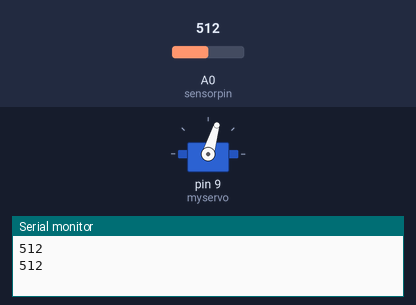
Recording of a sketch running on a simulated Arduino Uno, built with avr-gcc and run on an emulated ATmega328P. Parts: servo, the last lines printed to the serial monitor. The inputs (shaded band) are chosen by the test bench; at power-on: A0 (sensorpin) = 512.

Above: at 5.4 s.
5.5 s: A0 (sensorpin) set to 316
At 5.71 s:
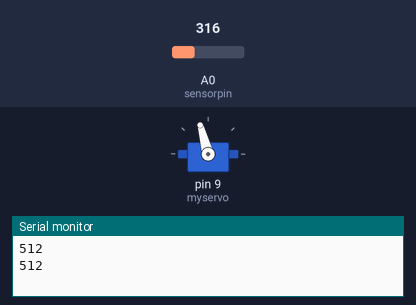
15.6 s: A0 (sensorpin) set to 291
At 15.91 s:
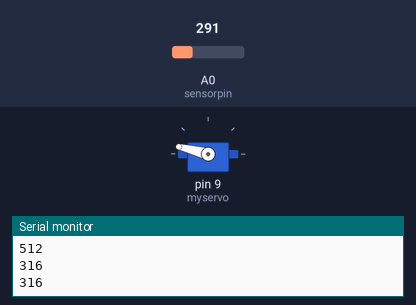
At 18.6 s:
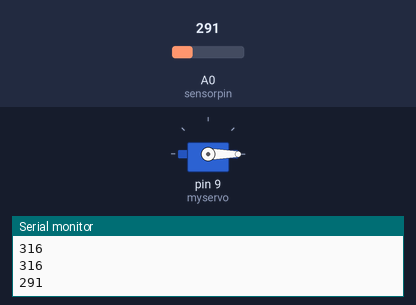
Timing chart, 0 to 20.1 s (numbered marks = the images above; inputs shaded):
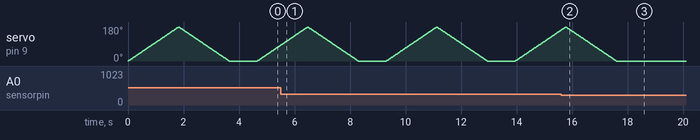

Measured:
- the behaviour switches between 301 and 300 on A0 (sensorpin) (found by bisection; images 1 and 2)
- after the input at 15.6 s, servo on pin 9 (myservo): goes on until 17.6 s, then stays 0°

The sketch:

moisturesesn.ino
```cpp
#include<Servo.h>
Servo myservo;
int pos=0;
int sensorpin=A0;
int sensorval=0;
void setup() {
  myservo.attach(9);
  Serial.begin(9600);

}

void loop() {
  sensorval= analogRead(sensorpin);
  Serial.println(sensorval);
  if(sensorval>300){
    for(pos=0;pos<=180;pos++)
    {
      myservo.write(pos);
      delay(10);
    }
    for(pos=180;pos>=0;pos--)
    {
      myservo.write(pos);
      delay(10);
    }
  }

  delay(1000);
  }
```
